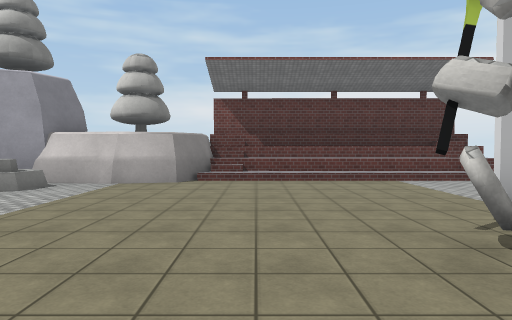
View 1 (above)

16 first-person views from a walk through a 3-D level made in the Unity game engine. The camera is 1.4 m above the floor, tilts 2° down and sees 70° across. The floor is counted in squares, 2 m on a side. Each view is taken from the middle of a square. On the plan, view 1 faces up. The plan holds only what a view shows up to about 11 squares ahead; the rest is blank. The place goes on beyond the plan. Some animated figures are not drawn. Some surface patterns are stand-ins.

View 2
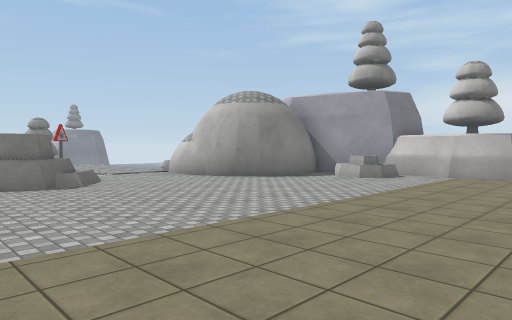

View 3
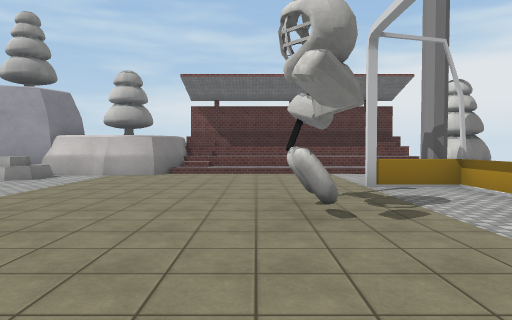

View 4
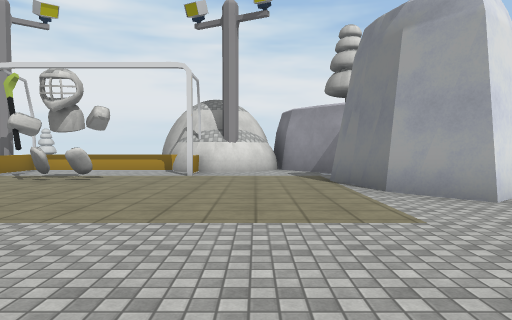

View 5
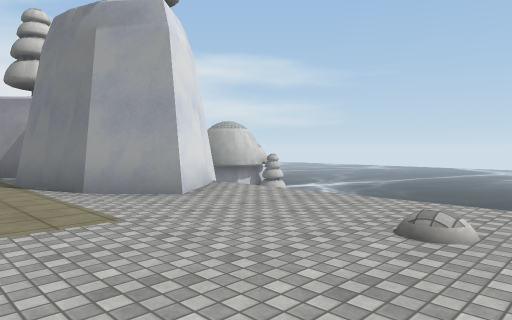

View 6
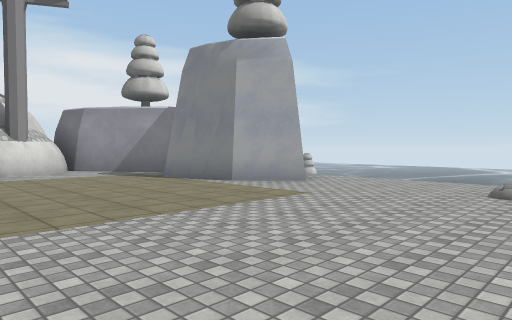

View 7
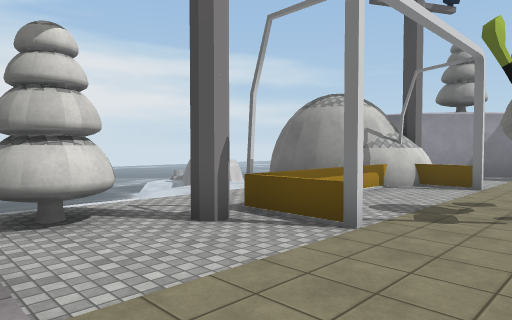

View 8
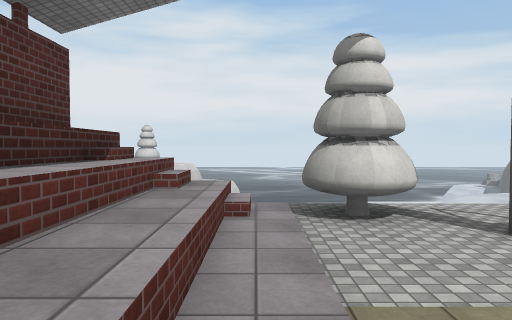

View 9
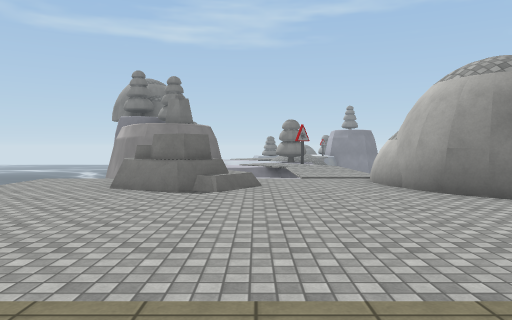

View 10
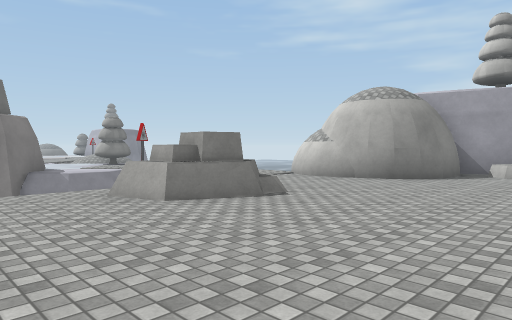

View 11
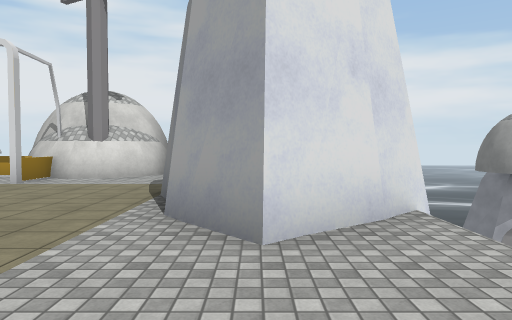

View 12
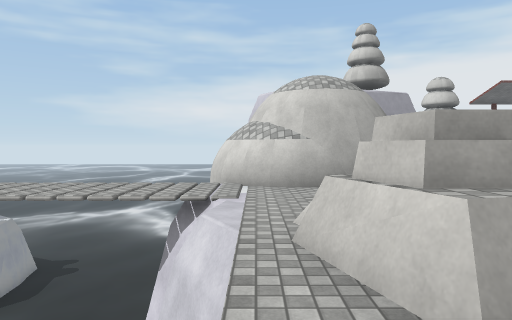

View 13
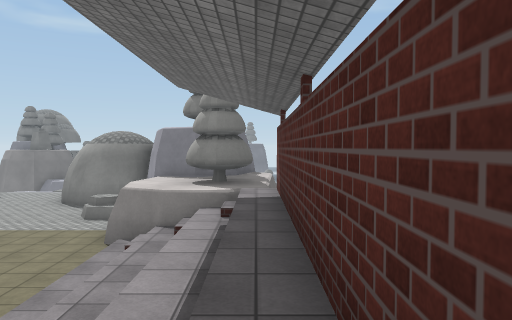

View 14
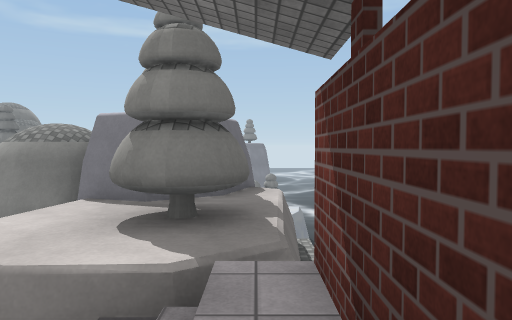

View 15
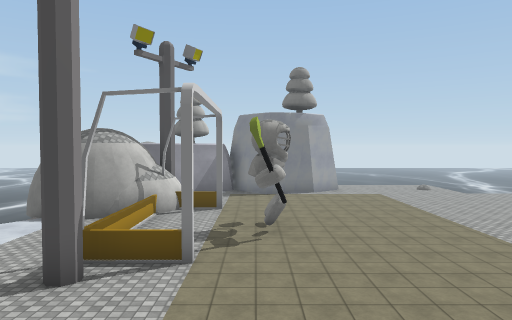

View 16
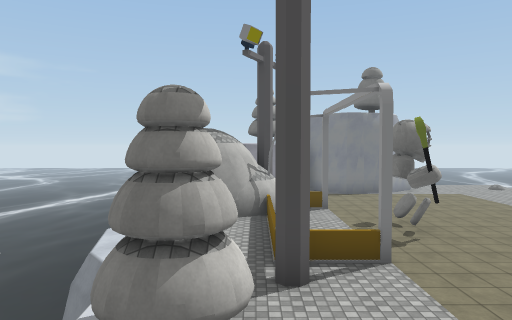

### Floor plan
Key: @ floor where view 1 was taken; # wall or solid block; . main floor; : floor 0.25 m higher than the main floor; + floor 1 m higher than the main floor; * floor 2 m higher than the main floor; / step, stairs or slope; = window, fence, low wall or low ledge; v drop or lower ground; O other object.
Columns run from 10 left of view 1 to 8 right of it. Each row starts with its distance up from view 1.
 11     vvvv  ######
 10     ## OOv******v
  9      ##OO#++++//v
  8      ##*##::::://
  7     ##O=.......OOv
  6     #OO.........Ov
  5 #  ##........#=..vv
  4 ####...........=..v
  3  =..........O..=..v
  2 v...........O..= .v
  1 v..............####
  0 v.OO......@..#=#  #
 -1  .OO...........
 -2  ..............###
 -3  ..............##
 -4  vv v.....###.##
 -5     v/...## ###
 -6      .....#
 -7      vvvvv#

Where each view was taken, in squares from view 1:
view 1: 0 up, 0 right, facing up
view 2: 2 down, 0 right, facing up-left
view 3: 2 down, 1 right, facing up
view 4: 2 down, 6 left, facing right
view 5: 2 down, 6 left, facing down-right
view 6: 1 up, 6 left, facing down-right
view 7: 8 up, 1 right, facing down-right
view 8: 8 up, 1 right, facing right
view 9: 1 up, 1 left, facing left
view 10: 4 down, 3 left, facing up-left
view 11: 5 down, 4 left, facing right
view 12: 3 down, 9 left, facing up
view 13: 10 up, 5 right, facing left
view 14: 10 up, 1 right, facing left
view 15: 10 up, 2 right, facing down
view 16: 10 up, 5 right, facing down
